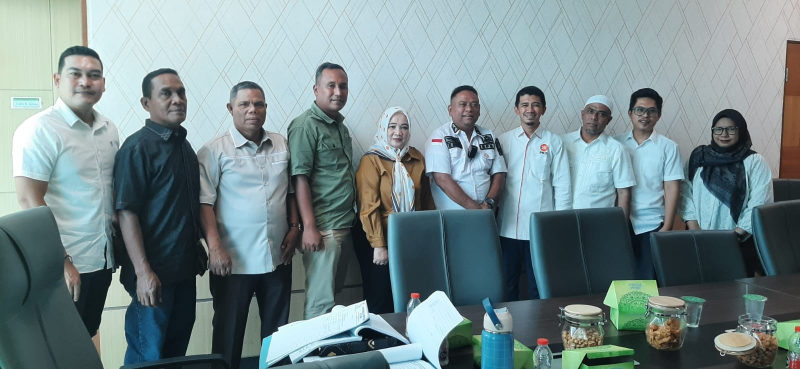
#> input picture foto/2026-11-25-rapbd-perkim/a.jpg, 1600 x 738 px (shown at 1/2 size)
$ python -i photostory.py   (imports and definitions only)
#> lines starting #> are read from the running program, lines starting #| are printed output that depends on the picture
"""Gaya "Photo Story" untuk posting kerja nyata dengan BANYAK foto lapangan.

Pemakaian: python3 -I tools/photostory.py konten.json carousel/YYYY-MM-DD-slug
Hasil: slide_N.jpg (1080x1920) + preview.jpg

konten.json:
{
  "seed": 3,
  "slides": [
    {"type": "hero", "src": "foto/.../01.jpg", "focus": 0.45, "date": "JUMAT, 27 NOVEMBER 2026",
     "loc": "Pojok Gobali, Berngam", "kicker": "...", "title": "Baris 1|Baris 2 kuning", "body": "..."},
    {"type": "full", "src": "...", "focus": 0.4, "tag": "SUARA WARGA", "title": "...", "body": "..."},
    {"type": "collage", "srcs": ["a.jpg", "b.jpg", "c.jpg"], "tag": "...", "title": "...", "body": "..."},
    {"type": "glass", "src": "...", "tag": "KENAL DULU", "big": "6 Hari", "title": "...", "body": "...", "source": "Dasar: ..."},
    {"type": "closing", "srcs": ["a.jpg", "b.jpg", "c.jpg"], "title": "...", "items": ["..."], "cta": "..."}
  ]
}
Judul: pakai "|" untuk pindah baris; bagian setelah "|" terakhir berwarna kuning.
"focus" (0..1) = posisi vertikal fokus saat foto dipotong (0 atas, 1 bawah).
"""
import json, math, os, random, sys
from PIL import Image, ImageDraw, ImageFilter, ImageFont, ImageEnhance, ImageOps

W, H = 1080, 1920
FD = "/usr/share/fonts/truetype/google-fonts/"
BLUE, LB, YEL, NAVY, WHITE = (52, 78, 184), (83, 166, 245), (245, 238, 27), (12, 20, 52), (255, 255, 255)

# [14 lines left out: functions font, wrap, not called in this run]

def enhance(ph):
    ph = ImageOps.autocontrast(ph, cutoff=1)
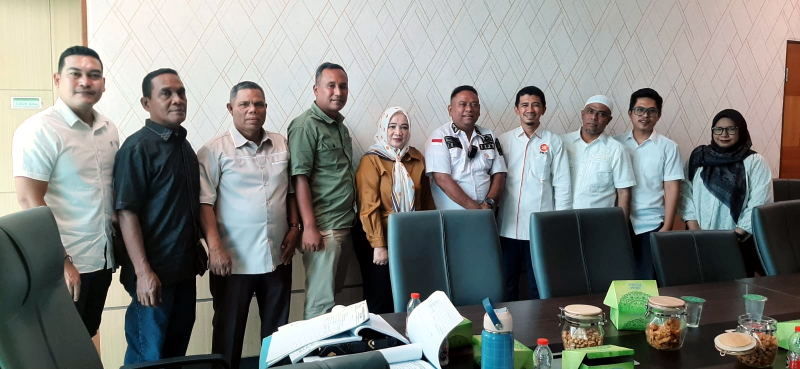
#> ph: PIL image 1600x738 RGB (shown at 1/2 size); mean R, G, B 129.3, 131.6, 127.8
    ph = ImageEnhance.Color(ph).enhance(1.12)
    ph = ImageEnhance.Contrast(ph).enhance(1.06)
    r, g, b = ph.split()
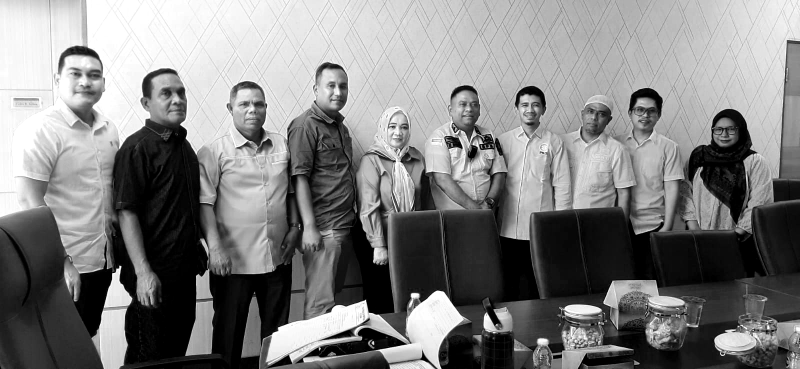
#> r: PIL image 1600x738 L (shown at 1/2 size); min 0, max 255, mean 128.3
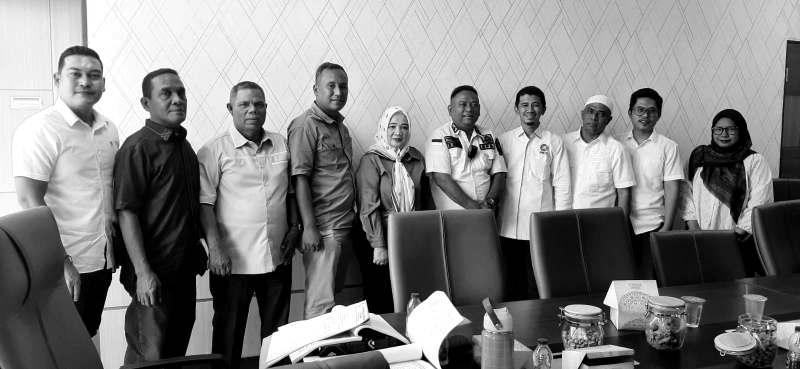
#> g: PIL image 1600x738 L (shown at 1/2 size); min 0, max 255, mean 131.1
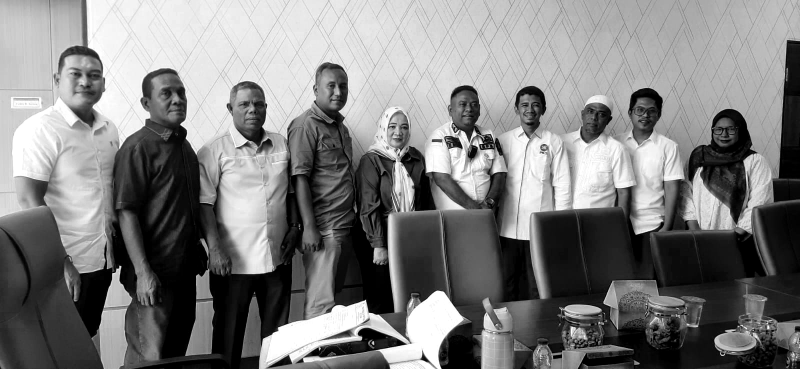
#> b: PIL image 1600x738 L (shown at 1/2 size); min 0, max 255, mean 126.5
    r = r.point(lambda v: min(255, int(v * 1.03)))
    ph = Image.merge("RGB", (r, g, b))
    return ph.filter(ImageFilter.UnsharpMask(radius=2, percent=60, threshold=3))

# [6 lines left out: function cover_crop, not called in this run]

def load(src):
    return enhance(Image.open(src).convert("RGB"))

# [12 lines left out: functions grad, top_shade, not called in this run]

def grain(im, rnd, k=10):
    n = Image.effect_noise((W // 2, H // 2), 40).resize((W, H)).convert("RGB")
    return Image.blend(im, n, k / 255)

# [67 lines left out: functions shadow_paste, badge, footer, chip, title_block, body_block and 1 more, not called in this run]

def measure_body(d, text, size=42, maxw=900):
    return len(wrap(d, text, font(size, "m"), maxw)) * int(size * 1.35) if text else 0

# ---------------- slides ----------------
# [106 lines left out: functions s_hero, s_full, s_collage, s_glass, s_closing, not called in this run]

LAY = {"hero": s_hero, "full": s_full, "collage": s_collage, "glass": s_glass, "closing": s_closing}

# [13 lines left out: function render, not called in this run]

# [2 lines not run here, left out]

>>> result = load('../foto/2026-11-25-rapbd-perkim/a.jpg')
